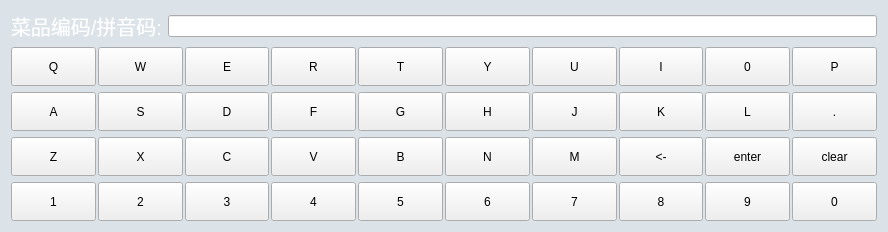
<?xml version="1.0" encoding="UTF-8"?>
<ui version="4.0">
 <class>bianma_cook</class>
 <widget class="QWidget" name="bianma_cook">
  <property name="geometry">
   <rect>
    <x>0</x>
    <y>0</y>
    <width>888</width>
    <height>232</height>
   </rect>
  </property>
  <property name="windowTitle">
   <string>Dialog</string>
  </property>
  <property name="styleSheet">
   <string notr="true">QWidget#bianma_cook{
background:#dbe3e9;border:0px;
}</string>
  </property>
  <layout class="QVBoxLayout" name="verticalLayout" stretch="0,1">
   <item>
    <layout class="QHBoxLayout" name="horizontalLayout" stretch="0,1">
     <item>
      <widget class="QLabel" name="label">
       <property name="sizePolicy">
        <sizepolicy hsizetype="Expanding" vsizetype="Expanding">
         <horstretch>0</horstretch>
         <verstretch>0</verstretch>
        </sizepolicy>
       </property>
       <property name="minimumSize">
        <size>
         <width>0</width>
         <height>0</height>
        </size>
       </property>
       <property name="styleSheet">
        <string notr="true">color:white;
font:15pt;</string>
       </property>
       <property name="text">
        <string>菜品编码/拼音码:</string>
       </property>
       <property name="outer_stylesheet" stdset="0">
        <string>normal_view_color</string>
       </property>
      </widget>
     </item>
     <item>
      <widget class="QLineEdit" name="lineEdit">
       <property name="minimumSize">
        <size>
         <width>0</width>
         <height>0</height>
        </size>
       </property>
      </widget>
     </item>
    </layout>
   </item>
   <item>
    <layout class="QGridLayout" name="gridLayout">
     <property name="horizontalSpacing">
      <number>2</number>
     </property>
     <item row="1" column="4">
      <widget class="QPushButton" name="pushButton_11">
       <property name="sizePolicy">
        <sizepolicy hsizetype="Expanding" vsizetype="Expanding">
         <horstretch>0</horstretch>
         <verstretch>0</verstretch>
        </sizepolicy>
       </property>
       <property name="minimumSize">
        <size>
         <width>0</width>
         <height>0</height>
        </size>
       </property>
       <property name="focusPolicy">
        <enum>Qt::StrongFocus</enum>
       </property>
       <property name="text">
        <string>G</string>
       </property>
       <property name="outer_stylesheet" stdset="0">
        <string>pushbutton</string>
       </property>
      </widget>
     </item>
     <item row="2" column="4">
      <widget class="QPushButton" name="pushButton_20">
       <property name="sizePolicy">
        <sizepolicy hsizetype="Expanding" vsizetype="Expanding">
         <horstretch>0</horstretch>
         <verstretch>0</verstretch>
        </sizepolicy>
       </property>
       <property name="minimumSize">
        <size>
         <width>0</width>
         <height>0</height>
        </size>
       </property>
       <property name="focusPolicy">
        <enum>Qt::StrongFocus</enum>
       </property>
       <property name="text">
        <string>B</string>
       </property>
       <property name="outer_stylesheet" stdset="0">
        <string>pushbutton</string>
       </property>
      </widget>
     </item>
     <item row="0" column="1">
      <widget class="QPushButton" name="pushButton_2">
       <property name="sizePolicy">
        <sizepolicy hsizetype="Expanding" vsizetype="Expanding">
         <horstretch>0</horstretch>
         <verstretch>0</verstretch>
        </sizepolicy>
       </property>
       <property name="minimumSize">
        <size>
         <width>0</width>
         <height>0</height>
        </size>
       </property>
       <property name="focusPolicy">
        <enum>Qt::StrongFocus</enum>
       </property>
       <property name="text">
        <string>W</string>
       </property>
       <property name="outer_stylesheet" stdset="0">
        <string>pushbutton</string>
       </property>
      </widget>
     </item>
     <item row="1" column="5">
      <widget class="QPushButton" name="pushButton_14">
       <property name="sizePolicy">
        <sizepolicy hsizetype="Expanding" vsizetype="Expanding">
         <horstretch>0</horstretch>
         <verstretch>0</verstretch>
        </sizepolicy>
       </property>
       <property name="minimumSize">
        <size>
         <width>0</width>
         <height>0</height>
        </size>
       </property>
       <property name="focusPolicy">
        <enum>Qt::StrongFocus</enum>
       </property>
       <property name="text">
        <string>H</string>
       </property>
       <property name="outer_stylesheet" stdset="0">
        <string>pushbutton</string>
       </property>
      </widget>
     </item>
     <item row="1" column="1">
      <widget class="QPushButton" name="pushButton_13">
       <property name="sizePolicy">
        <sizepolicy hsizetype="Expanding" vsizetype="Expanding">
         <horstretch>0</horstretch>
         <verstretch>0</verstretch>
        </sizepolicy>
       </property>
       <property name="minimumSize">
        <size>
         <width>0</width>
         <height>0</height>
        </size>
       </property>
       <property name="focusPolicy">
        <enum>Qt::StrongFocus</enum>
       </property>
       <property name="text">
        <string>S</string>
       </property>
       <property name="outer_stylesheet" stdset="0">
        <string>pushbutton</string>
       </property>
      </widget>
     </item>
     <item row="2" column="1">
      <widget class="QPushButton" name="pushButton_22">
       <property name="sizePolicy">
        <sizepolicy hsizetype="Expanding" vsizetype="Expanding">
         <horstretch>0</horstretch>
         <verstretch>0</verstretch>
        </sizepolicy>
       </property>
       <property name="minimumSize">
        <size>
         <width>0</width>
         <height>0</height>
        </size>
       </property>
       <property name="focusPolicy">
        <enum>Qt::StrongFocus</enum>
       </property>
       <property name="text">
        <string>X</string>
       </property>
       <property name="outer_stylesheet" stdset="0">
        <string>pushbutton</string>
       </property>
      </widget>
     </item>
     <item row="0" column="2">
      <widget class="QPushButton" name="pushButton_3">
       <property name="sizePolicy">
        <sizepolicy hsizetype="Expanding" vsizetype="Expanding">
         <horstretch>0</horstretch>
         <verstretch>0</verstretch>
        </sizepolicy>
       </property>
       <property name="minimumSize">
        <size>
         <width>0</width>
         <height>0</height>
        </size>
       </property>
       <property name="focusPolicy">
        <enum>Qt::StrongFocus</enum>
       </property>
       <property name="text">
        <string>E</string>
       </property>
       <property name="outer_stylesheet" stdset="0">
        <string>pushbutton</string>
       </property>
      </widget>
     </item>
     <item row="2" column="6">
      <widget class="QPushButton" name="pushButton_21">
       <property name="sizePolicy">
        <sizepolicy hsizetype="Expanding" vsizetype="Expanding">
         <horstretch>0</horstretch>
         <verstretch>0</verstretch>
        </sizepolicy>
       </property>
       <property name="minimumSize">
        <size>
         <width>0</width>
         <height>0</height>
        </size>
       </property>
       <property name="focusPolicy">
        <enum>Qt::StrongFocus</enum>
       </property>
       <property name="text">
        <string>M</string>
       </property>
       <property name="outer_stylesheet" stdset="0">
        <string>pushbutton</string>
       </property>
      </widget>
     </item>
     <item row="1" column="3">
      <widget class="QPushButton" name="pushButton_17">
       <property name="sizePolicy">
        <sizepolicy hsizetype="Expanding" vsizetype="Expanding">
         <horstretch>0</horstretch>
         <verstretch>0</verstretch>
        </sizepolicy>
       </property>
       <property name="minimumSize">
        <size>
         <width>0</width>
         <height>0</height>
        </size>
       </property>
       <property name="focusPolicy">
        <enum>Qt::StrongFocus</enum>
       </property>
       <property name="text">
        <string>F</string>
       </property>
       <property name="outer_stylesheet" stdset="0">
        <string>pushbutton</string>
       </property>
      </widget>
     </item>
     <item row="2" column="7">
      <widget class="QPushButton" name="pushButton_25">
       <property name="sizePolicy">
        <sizepolicy hsizetype="Expanding" vsizetype="Expanding">
         <horstretch>0</horstretch>
         <verstretch>0</verstretch>
        </sizepolicy>
       </property>
       <property name="minimumSize">
        <size>
         <width>0</width>
         <height>0</height>
        </size>
       </property>
       <property name="focusPolicy">
        <enum>Qt::StrongFocus</enum>
       </property>
       <property name="text">
        <string>&lt;-</string>
       </property>
       <property name="outer_stylesheet" stdset="0">
        <string>pushbutton</string>
       </property>
      </widget>
     </item>
     <item row="2" column="2">
      <widget class="QPushButton" name="pushButton_19">
       <property name="sizePolicy">
        <sizepolicy hsizetype="Expanding" vsizetype="Expanding">
         <horstretch>0</horstretch>
         <verstretch>0</verstretch>
        </sizepolicy>
       </property>
       <property name="minimumSize">
        <size>
         <width>0</width>
         <height>0</height>
        </size>
       </property>
       <property name="focusPolicy">
        <enum>Qt::StrongFocus</enum>
       </property>
       <property name="text">
        <string>C</string>
       </property>
       <property name="outer_stylesheet" stdset="0">
        <string>pushbutton</string>
       </property>
      </widget>
     </item>
     <item row="0" column="6">
      <widget class="QPushButton" name="pushButton_7">
       <property name="sizePolicy">
        <sizepolicy hsizetype="Expanding" vsizetype="Expanding">
         <horstretch>0</horstretch>
         <verstretch>0</verstretch>
        </sizepolicy>
       </property>
       <property name="minimumSize">
        <size>
         <width>0</width>
         <height>0</height>
        </size>
       </property>
       <property name="focusPolicy">
        <enum>Qt::StrongFocus</enum>
       </property>
       <property name="text">
        <string>U</string>
       </property>
       <property name="outer_stylesheet" stdset="0">
        <string>pushbutton</string>
       </property>
      </widget>
     </item>
     <item row="3" column="0">
      <widget class="QPushButton" name="pushButton_31">
       <property name="sizePolicy">
        <sizepolicy hsizetype="Expanding" vsizetype="Expanding">
         <horstretch>0</horstretch>
         <verstretch>0</verstretch>
        </sizepolicy>
       </property>
       <property name="minimumSize">
        <size>
         <width>0</width>
         <height>0</height>
        </size>
       </property>
       <property name="focusPolicy">
        <enum>Qt::StrongFocus</enum>
       </property>
       <property name="text">
        <string>1</string>
       </property>
       <property name="outer_stylesheet" stdset="0">
        <string>pushbutton</string>
       </property>
      </widget>
     </item>
     <item row="1" column="6">
      <widget class="QPushButton" name="pushButton_12">
       <property name="sizePolicy">
        <sizepolicy hsizetype="Expanding" vsizetype="Expanding">
         <horstretch>0</horstretch>
         <verstretch>0</verstretch>
        </sizepolicy>
       </property>
       <property name="minimumSize">
        <size>
         <width>0</width>
         <height>0</height>
        </size>
       </property>
       <property name="focusPolicy">
        <enum>Qt::StrongFocus</enum>
       </property>
       <property name="text">
        <string>J</string>
       </property>
       <property name="outer_stylesheet" stdset="0">
        <string>pushbutton</string>
       </property>
      </widget>
     </item>
     <item row="0" column="5">
      <widget class="QPushButton" name="pushButton_6">
       <property name="sizePolicy">
        <sizepolicy hsizetype="Expanding" vsizetype="Expanding">
         <horstretch>0</horstretch>
         <verstretch>0</verstretch>
        </sizepolicy>
       </property>
       <property name="minimumSize">
        <size>
         <width>0</width>
         <height>0</height>
        </size>
       </property>
       <property name="focusPolicy">
        <enum>Qt::StrongFocus</enum>
       </property>
       <property name="text">
        <string>Y</string>
       </property>
       <property name="outer_stylesheet" stdset="0">
        <string>pushbutton</string>
       </property>
      </widget>
     </item>
     <item row="0" column="9">
      <widget class="QPushButton" name="pushButton_28">
       <property name="sizePolicy">
        <sizepolicy hsizetype="Expanding" vsizetype="Expanding">
         <horstretch>0</horstretch>
         <verstretch>0</verstretch>
        </sizepolicy>
       </property>
       <property name="minimumSize">
        <size>
         <width>0</width>
         <height>0</height>
        </size>
       </property>
       <property name="focusPolicy">
        <enum>Qt::StrongFocus</enum>
       </property>
       <property name="text">
        <string>P</string>
       </property>
       <property name="outer_stylesheet" stdset="0">
        <string>pushbutton</string>
       </property>
      </widget>
     </item>
     <item row="3" column="8">
      <widget class="QPushButton" name="pushButton_39">
       <property name="sizePolicy">
        <sizepolicy hsizetype="Expanding" vsizetype="Expanding">
         <horstretch>0</horstretch>
         <verstretch>0</verstretch>
        </sizepolicy>
       </property>
       <property name="minimumSize">
        <size>
         <width>0</width>
         <height>0</height>
        </size>
       </property>
       <property name="focusPolicy">
        <enum>Qt::StrongFocus</enum>
       </property>
       <property name="text">
        <string>9</string>
       </property>
       <property name="outer_stylesheet" stdset="0">
        <string>pushbutton</string>
       </property>
      </widget>
     </item>
     <item row="1" column="0">
      <widget class="QPushButton" name="pushButton_15">
       <property name="sizePolicy">
        <sizepolicy hsizetype="Expanding" vsizetype="Expanding">
         <horstretch>0</horstretch>
         <verstretch>0</verstretch>
        </sizepolicy>
       </property>
       <property name="minimumSize">
        <size>
         <width>0</width>
         <height>0</height>
        </size>
       </property>
       <property name="focusPolicy">
        <enum>Qt::StrongFocus</enum>
       </property>
       <property name="text">
        <string>A</string>
       </property>
       <property name="outer_stylesheet" stdset="0">
        <string>pushbutton</string>
       </property>
      </widget>
     </item>
     <item row="2" column="0">
      <widget class="QPushButton" name="pushButton_24">
       <property name="sizePolicy">
        <sizepolicy hsizetype="Expanding" vsizetype="Expanding">
         <horstretch>0</horstretch>
         <verstretch>0</verstretch>
        </sizepolicy>
       </property>
       <property name="minimumSize">
        <size>
         <width>0</width>
         <height>0</height>
        </size>
       </property>
       <property name="focusPolicy">
        <enum>Qt::StrongFocus</enum>
       </property>
       <property name="text">
        <string>Z</string>
       </property>
       <property name="outer_stylesheet" stdset="0">
        <string>pushbutton</string>
       </property>
      </widget>
     </item>
     <item row="3" column="3">
      <widget class="QPushButton" name="pushButton_34">
       <property name="sizePolicy">
        <sizepolicy hsizetype="Expanding" vsizetype="Expanding">
         <horstretch>0</horstretch>
         <verstretch>0</verstretch>
        </sizepolicy>
       </property>
       <property name="minimumSize">
        <size>
         <width>0</width>
         <height>0</height>
        </size>
       </property>
       <property name="focusPolicy">
        <enum>Qt::StrongFocus</enum>
       </property>
       <property name="text">
        <string>4</string>
       </property>
       <property name="outer_stylesheet" stdset="0">
        <string>pushbutton</string>
       </property>
      </widget>
     </item>
     <item row="1" column="2">
      <widget class="QPushButton" name="pushButton_10">
       <property name="sizePolicy">
        <sizepolicy hsizetype="Expanding" vsizetype="Expanding">
         <horstretch>0</horstretch>
         <verstretch>0</verstretch>
        </sizepolicy>
       </property>
       <property name="minimumSize">
        <size>
         <width>0</width>
         <height>0</height>
        </size>
       </property>
       <property name="focusPolicy">
        <enum>Qt::StrongFocus</enum>
       </property>
       <property name="text">
        <string>D</string>
       </property>
       <property name="outer_stylesheet" stdset="0">
        <string>pushbutton</string>
       </property>
      </widget>
     </item>
     <item row="0" column="7">
      <widget class="QPushButton" name="pushButton_8">
       <property name="sizePolicy">
        <sizepolicy hsizetype="Expanding" vsizetype="Expanding">
         <horstretch>0</horstretch>
         <verstretch>0</verstretch>
        </sizepolicy>
       </property>
       <property name="minimumSize">
        <size>
         <width>0</width>
         <height>0</height>
        </size>
       </property>
       <property name="focusPolicy">
        <enum>Qt::StrongFocus</enum>
       </property>
       <property name="text">
        <string>I</string>
       </property>
       <property name="outer_stylesheet" stdset="0">
        <string>pushbutton</string>
       </property>
      </widget>
     </item>
     <item row="1" column="8">
      <widget class="QPushButton" name="pushButton_18">
       <property name="sizePolicy">
        <sizepolicy hsizetype="Expanding" vsizetype="Expanding">
         <horstretch>0</horstretch>
         <verstretch>0</verstretch>
        </sizepolicy>
       </property>
       <property name="minimumSize">
        <size>
         <width>0</width>
         <height>0</height>
        </size>
       </property>
       <property name="focusPolicy">
        <enum>Qt::StrongFocus</enum>
       </property>
       <property name="text">
        <string>L</string>
       </property>
       <property name="outer_stylesheet" stdset="0">
        <string>pushbutton</string>
       </property>
      </widget>
     </item>
     <item row="3" column="2">
      <widget class="QPushButton" name="pushButton_33">
       <property name="sizePolicy">
        <sizepolicy hsizetype="Expanding" vsizetype="Expanding">
         <horstretch>0</horstretch>
         <verstretch>0</verstretch>
        </sizepolicy>
       </property>
       <property name="minimumSize">
        <size>
         <width>0</width>
         <height>0</height>
        </size>
       </property>
       <property name="focusPolicy">
        <enum>Qt::StrongFocus</enum>
       </property>
       <property name="text">
        <string>3</string>
       </property>
       <property name="outer_stylesheet" stdset="0">
        <string>pushbutton</string>
       </property>
      </widget>
     </item>
     <item row="2" column="3">
      <widget class="QPushButton" name="pushButton_26">
       <property name="sizePolicy">
        <sizepolicy hsizetype="Expanding" vsizetype="Expanding">
         <horstretch>0</horstretch>
         <verstretch>0</verstretch>
        </sizepolicy>
       </property>
       <property name="minimumSize">
        <size>
         <width>0</width>
         <height>0</height>
        </size>
       </property>
       <property name="focusPolicy">
        <enum>Qt::StrongFocus</enum>
       </property>
       <property name="text">
        <string>V</string>
       </property>
       <property name="outer_stylesheet" stdset="0">
        <string>pushbutton</string>
       </property>
      </widget>
     </item>
     <item row="0" column="0">
      <widget class="QPushButton" name="pushButton">
       <property name="sizePolicy">
        <sizepolicy hsizetype="Expanding" vsizetype="Expanding">
         <horstretch>0</horstretch>
         <verstretch>0</verstretch>
        </sizepolicy>
       </property>
       <property name="minimumSize">
        <size>
         <width>0</width>
         <height>0</height>
        </size>
       </property>
       <property name="focusPolicy">
        <enum>Qt::StrongFocus</enum>
       </property>
       <property name="text">
        <string>Q</string>
       </property>
       <property name="outer_stylesheet" stdset="0">
        <string>pushbutton</string>
       </property>
      </widget>
     </item>
     <item row="0" column="4">
      <widget class="QPushButton" name="pushButton_5">
       <property name="sizePolicy">
        <sizepolicy hsizetype="Expanding" vsizetype="Expanding">
         <horstretch>0</horstretch>
         <verstretch>0</verstretch>
        </sizepolicy>
       </property>
       <property name="minimumSize">
        <size>
         <width>0</width>
         <height>0</height>
        </size>
       </property>
       <property name="focusPolicy">
        <enum>Qt::StrongFocus</enum>
       </property>
       <property name="text">
        <string>T</string>
       </property>
       <property name="outer_stylesheet" stdset="0">
        <string>pushbutton</string>
       </property>
      </widget>
     </item>
     <item row="3" column="5">
      <widget class="QPushButton" name="pushButton_36">
       <property name="sizePolicy">
        <sizepolicy hsizetype="Expanding" vsizetype="Expanding">
         <horstretch>0</horstretch>
         <verstretch>0</verstretch>
        </sizepolicy>
       </property>
       <property name="minimumSize">
        <size>
         <width>0</width>
         <height>0</height>
        </size>
       </property>
       <property name="focusPolicy">
        <enum>Qt::StrongFocus</enum>
       </property>
       <property name="text">
        <string>6</string>
       </property>
       <property name="outer_stylesheet" stdset="0">
        <string>pushbutton</string>
       </property>
      </widget>
     </item>
     <item row="0" column="3">
      <widget class="QPushButton" name="pushButton_4">
       <property name="sizePolicy">
        <sizepolicy hsizetype="Expanding" vsizetype="Expanding">
         <horstretch>0</horstretch>
         <verstretch>0</verstretch>
        </sizepolicy>
       </property>
       <property name="minimumSize">
        <size>
         <width>0</width>
         <height>0</height>
        </size>
       </property>
       <property name="focusPolicy">
        <enum>Qt::StrongFocus</enum>
       </property>
       <property name="text">
        <string>R</string>
       </property>
       <property name="outer_stylesheet" stdset="0">
        <string>pushbutton</string>
       </property>
      </widget>
     </item>
     <item row="1" column="7">
      <widget class="QPushButton" name="pushButton_16">
       <property name="sizePolicy">
        <sizepolicy hsizetype="Expanding" vsizetype="Expanding">
         <horstretch>0</horstretch>
         <verstretch>0</verstretch>
        </sizepolicy>
       </property>
       <property name="minimumSize">
        <size>
         <width>0</width>
         <height>0</height>
        </size>
       </property>
       <property name="focusPolicy">
        <enum>Qt::StrongFocus</enum>
       </property>
       <property name="text">
        <string>K</string>
       </property>
       <property name="outer_stylesheet" stdset="0">
        <string>pushbutton</string>
       </property>
      </widget>
     </item>
     <item row="0" column="8">
      <widget class="QPushButton" name="pushButton_9">
       <property name="sizePolicy">
        <sizepolicy hsizetype="Expanding" vsizetype="Expanding">
         <horstretch>0</horstretch>
         <verstretch>0</verstretch>
        </sizepolicy>
       </property>
       <property name="minimumSize">
        <size>
         <width>0</width>
         <height>0</height>
        </size>
       </property>
       <property name="focusPolicy">
        <enum>Qt::StrongFocus</enum>
       </property>
       <property name="text">
        <string>0</string>
       </property>
       <property name="outer_stylesheet" stdset="0">
        <string>pushbutton</string>
       </property>
      </widget>
     </item>
     <item row="3" column="7">
      <widget class="QPushButton" name="pushButton_38">
       <property name="sizePolicy">
        <sizepolicy hsizetype="Expanding" vsizetype="Expanding">
         <horstretch>0</horstretch>
         <verstretch>0</verstretch>
        </sizepolicy>
       </property>
       <property name="minimumSize">
        <size>
         <width>0</width>
         <height>0</height>
        </size>
       </property>
       <property name="focusPolicy">
        <enum>Qt::StrongFocus</enum>
       </property>
       <property name="text">
        <string>8</string>
       </property>
       <property name="outer_stylesheet" stdset="0">
        <string>pushbutton</string>
       </property>
      </widget>
     </item>
     <item row="3" column="1">
      <widget class="QPushButton" name="pushButton_32">
       <property name="sizePolicy">
        <sizepolicy hsizetype="Expanding" vsizetype="Expanding">
         <horstretch>0</horstretch>
         <verstretch>0</verstretch>
        </sizepolicy>
       </property>
       <property name="minimumSize">
        <size>
         <width>0</width>
         <height>0</height>
        </size>
       </property>
       <property name="focusPolicy">
        <enum>Qt::StrongFocus</enum>
       </property>
       <property name="text">
        <string>2</string>
       </property>
       <property name="outer_stylesheet" stdset="0">
        <string>pushbutton</string>
       </property>
      </widget>
     </item>
     <item row="3" column="6">
      <widget class="QPushButton" name="pushButton_37">
       <property name="sizePolicy">
        <sizepolicy hsizetype="Expanding" vsizetype="Expanding">
         <horstretch>0</horstretch>
         <verstretch>0</verstretch>
        </sizepolicy>
       </property>
       <property name="minimumSize">
        <size>
         <width>0</width>
         <height>0</height>
        </size>
       </property>
       <property name="focusPolicy">
        <enum>Qt::StrongFocus</enum>
       </property>
       <property name="text">
        <string>7</string>
       </property>
       <property name="outer_stylesheet" stdset="0">
        <string>pushbutton</string>
       </property>
      </widget>
     </item>
     <item row="2" column="8">
      <widget class="QPushButton" name="pushButton_enter">
       <property name="sizePolicy">
        <sizepolicy hsizetype="Expanding" vsizetype="Expanding">
         <horstretch>0</horstretch>
         <verstretch>0</verstretch>
        </sizepolicy>
       </property>
       <property name="minimumSize">
        <size>
         <width>0</width>
         <height>0</height>
        </size>
       </property>
       <property name="focusPolicy">
        <enum>Qt::StrongFocus</enum>
       </property>
       <property name="styleSheet">
        <string notr="true"/>
       </property>
       <property name="text">
        <string>enter</string>
       </property>
       <property name="outer_stylesheet" stdset="0">
        <string>pushbutton_red</string>
       </property>
      </widget>
     </item>
     <item row="3" column="4">
      <widget class="QPushButton" name="pushButton_35">
       <property name="sizePolicy">
        <sizepolicy hsizetype="Expanding" vsizetype="Expanding">
         <horstretch>0</horstretch>
         <verstretch>0</verstretch>
        </sizepolicy>
       </property>
       <property name="minimumSize">
        <size>
         <width>0</width>
         <height>0</height>
        </size>
       </property>
       <property name="focusPolicy">
        <enum>Qt::StrongFocus</enum>
       </property>
       <property name="text">
        <string>5</string>
       </property>
       <property name="outer_stylesheet" stdset="0">
        <string>pushbutton</string>
       </property>
      </widget>
     </item>
     <item row="1" column="9">
      <widget class="QPushButton" name="pushButton_29">
       <property name="sizePolicy">
        <sizepolicy hsizetype="Expanding" vsizetype="Expanding">
         <horstretch>0</horstretch>
         <verstretch>0</verstretch>
        </sizepolicy>
       </property>
       <property name="minimumSize">
        <size>
         <width>0</width>
         <height>0</height>
        </size>
       </property>
       <property name="focusPolicy">
        <enum>Qt::StrongFocus</enum>
       </property>
       <property name="text">
        <string>.</string>
       </property>
       <property name="outer_stylesheet" stdset="0">
        <string>pushbutton</string>
       </property>
      </widget>
     </item>
     <item row="2" column="5">
      <widget class="QPushButton" name="pushButton_23">
       <property name="sizePolicy">
        <sizepolicy hsizetype="Expanding" vsizetype="Expanding">
         <horstretch>0</horstretch>
         <verstretch>0</verstretch>
        </sizepolicy>
       </property>
       <property name="minimumSize">
        <size>
         <width>0</width>
         <height>0</height>
        </size>
       </property>
       <property name="focusPolicy">
        <enum>Qt::StrongFocus</enum>
       </property>
       <property name="text">
        <string>N</string>
       </property>
       <property name="outer_stylesheet" stdset="0">
        <string>pushbutton</string>
       </property>
      </widget>
     </item>
     <item row="2" column="9">
      <widget class="QPushButton" name="pushButton_27">
       <property name="sizePolicy">
        <sizepolicy hsizetype="Expanding" vsizetype="Expanding">
         <horstretch>0</horstretch>
         <verstretch>0</verstretch>
        </sizepolicy>
       </property>
       <property name="minimumSize">
        <size>
         <width>0</width>
         <height>0</height>
        </size>
       </property>
       <property name="focusPolicy">
        <enum>Qt::StrongFocus</enum>
       </property>
       <property name="text">
        <string>clear</string>
       </property>
       <property name="outer_stylesheet" stdset="0">
        <string>pushbutton</string>
       </property>
      </widget>
     </item>
     <item row="3" column="9">
      <widget class="QPushButton" name="pushButton_30">
       <property name="sizePolicy">
        <sizepolicy hsizetype="Expanding" vsizetype="Expanding">
         <horstretch>0</horstretch>
         <verstretch>0</verstretch>
        </sizepolicy>
       </property>
       <property name="minimumSize">
        <size>
         <width>0</width>
         <height>0</height>
        </size>
       </property>
       <property name="focusPolicy">
        <enum>Qt::StrongFocus</enum>
       </property>
       <property name="text">
        <string>0</string>
       </property>
       <property name="outer_stylesheet" stdset="0">
        <string>pushbutton</string>
       </property>
      </widget>
     </item>
    </layout>
   </item>
  </layout>
 </widget>
 <resources/>
 <connections/>
</ui>
